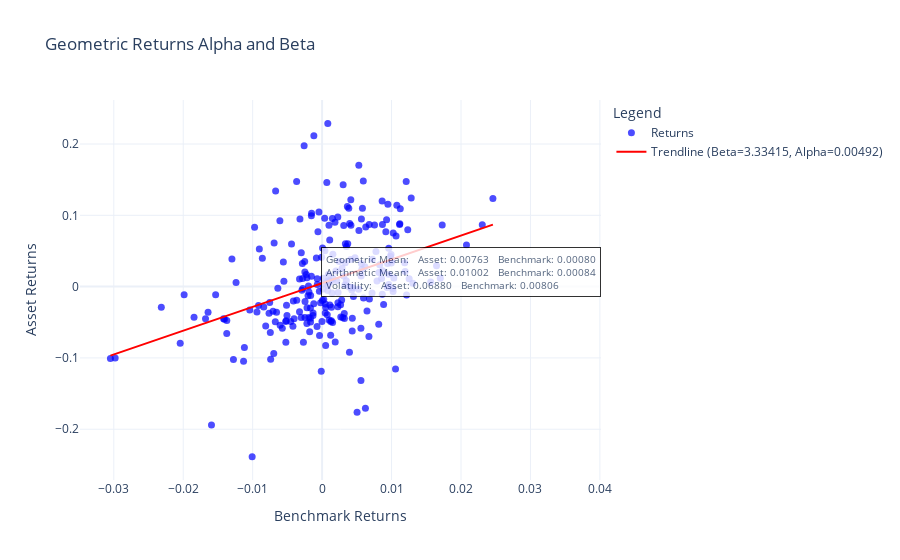

The code cell stored with this chart in its notebook:
### Code cell
def create_alpha_beta_plot(asset_returns, benchmark_returns, alpha, beta, title, color, line_color, asset_geo_mean, benchmark_geo_mean, asset_arith_mean, benchmark_arith_mean, asset_volatility, benchmark_volatility):
    fig = go.Figure()
    
    fig.add_trace(go.Scatter(
        x=benchmark_returns,
        y=asset_returns,
        mode='markers',
        name='Returns',
        marker=dict(size=7, color=color, opacity=0.7)
    ))

    trendline = beta * benchmark_returns + alpha
    fig.add_trace(go.Scatter(
        x=benchmark_returns,
        y=trendline,
        mode='lines',
        name=f'Trendline (Beta={beta:.5f}, Alpha={alpha:.5f})',
        line=dict(color=line_color, dash='solid')
    ))

    metrics_text = (
        f"Geometric Mean:\n"
        f"  Asset: {asset_geo_mean:.5f}\n"
        f"  Benchmark: {benchmark_geo_mean:.5f}<br>"
        f"Arithmetic Mean:\n"
        f"  Asset: {asset_arith_mean:.5f}\n"
        f"  Benchmark: {benchmark_arith_mean:.5f}<br>"
        f"Volatility:\n"
        f"  Asset: {asset_volatility:.5f}\n"
        f"  Benchmark: {benchmark_volatility:.5f}<br>"
    )
    
    fig.add_annotation(
        x=0.02,  
        y=0.02,
        text=metrics_text,
        showarrow=False,
        align='left',
        font=dict(size=10),
        bordercolor='black',
        borderwidth=1,
        borderpad=4,
        bgcolor='white',
        opacity=0.8,
    )

    layout = {
        "title": title,
        "xaxis": {
            "title": "Benchmark Returns",
        },
        "yaxis": {
            "title": "Asset Returns",
        },
        "legend_title": "Legend",
        "template": "plotly_white"
    }
    fig.update_layout(**layout)

    return fig

asset_geo_mean = calculate_geometric_mean(asset_geometric_returns)
benchmark_geo_mean = calculate_geometric_mean(benchmark_geometric_returns)
asset_arith_mean = calculate_arithmetic_mean(asset_arithmetic_returns)
benchmark_arith_mean = calculate_arithmetic_mean(benchmark_arithmetic_returns)
asset_volatility = calculate_volatility(asset_geometric_returns)
benchmark_volatility = calculate_volatility(benchmark_geometric_returns)

geo_fig = create_alpha_beta_plot(
    asset_returns=asset_geometric_returns,
    benchmark_returns=benchmark_geometric_returns,
    alpha=geo_alpha,
    beta=geo_beta,
    title="Geometric Returns Alpha and Beta",
    color="blue",
    line_color="red",
    asset_geo_mean=asset_geo_mean,
    benchmark_geo_mean=benchmark_geo_mean,
    asset_arith_mean=asset_arith_mean,
    benchmark_arith_mean=benchmark_arith_mean,
    asset_volatility=asset_volatility,
    benchmark_volatility=benchmark_volatility
)

geo_fig.show()

### Figure 1 — Plotly figure (JSON) as saved in the notebook; plotly's stock layout.template omitted (floating-point values rounded to 4 significant figures; data arrays with more than 128 entries replaced by an {"elided": "..."} marker saying what was removed)
{"data": [{"marker": {"color": "blue", "opacity": 0.7, "size": 7}, "mode": "markers", "name": "Returns", "x": {"elided": "249 float values"}, "y": {"elided": "249 float values"}, "type": "scatter"}, {"line": {"color": "red", "dash": "solid"}, "mode": "lines", "name": "Trendline (Beta=3.33415, Alpha=0.00492)", "x": {"elided": "249 float values"}, "y": {"elided": "249 float values"}, "type": "scatter"}], "layout": {"annotations": [{"align": "left", "bgcolor": "white", "bordercolor": "black", "borderpad": 4, "borderwidth": 1, "font": {"size": 10}, "opacity": 0.8, "showarrow": false, "text": "Geometric Mean:\n  Asset: 0.00763\n  Benchmark: 0.00080<br>Arithmetic Mean:\n  Asset: 0.01002\n  Benchmark: 0.00084<br>Volatility:\n  Asset: 0.06880\n  Benchmark: 0.00806<br>", "x": 0.02, "y": 0.02}], "title": {"text": "Geometric Returns Alpha and Beta"}, "xaxis": {"title": {"text": "Benchmark Returns"}}, "yaxis": {"title": {"text": "Asset Returns"}}, "legend": {"title": {"text": "Legend"}}}}
